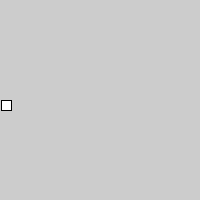
Frame 1 (no input)
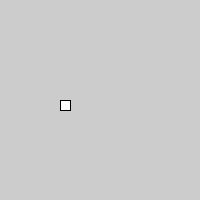
Frame 60 (the mouse pressed at the canvas centre just before this capture)
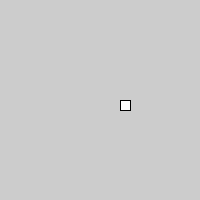
Frame 120 (the mouse held since frame 60 and released just before this capture)

The Processing sketch that drew these frames (run headless with seeded random() and noise(); from frame 60 on, the mouse is pressed at the canvas centre):

// Processing sketch: processing_40062
// ── processing_40062.pde

float x, y;
float speed;
int w;
void setup() {
  size(200, 200);
  x = 0.0;
  y = height/2.0;
  speed = 1.0;
  w = 10;
}

void draw() {
  background(204);
  x += speed;
  if (x > width) { 
    x = -w;
    y = random(width - w);
  }
  rect(x, y, w, w);
}
